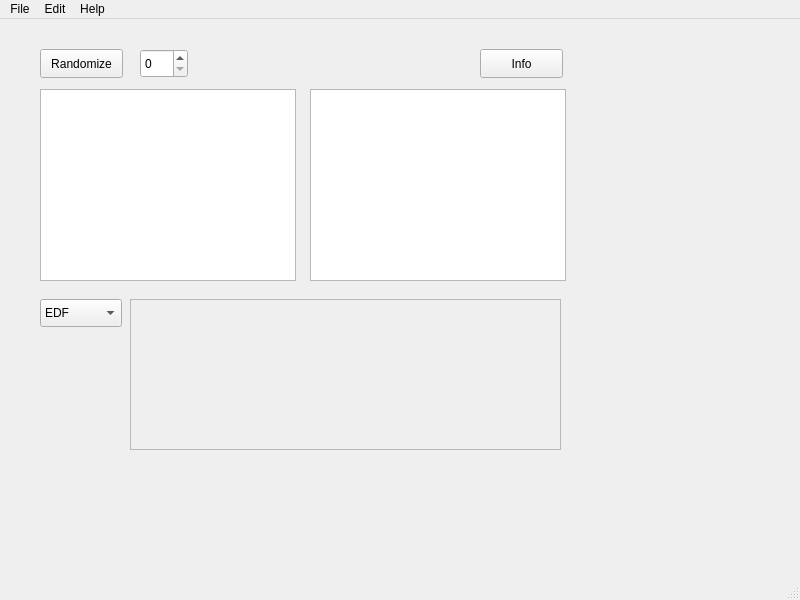
<?xml version="1.0" encoding="UTF-8"?>
<ui version="4.0">
 <class>MainWindow</class>
 <widget class="QMainWindow" name="MainWindow">
  <property name="geometry">
   <rect>
    <x>0</x>
    <y>0</y>
    <width>800</width>
    <height>600</height>
   </rect>
  </property>
  <property name="windowTitle">
   <string>RTOS Scheduling Algorithms</string>
  </property>
  <widget class="QWidget" name="centralwidget">
   <widget class="QPushButton" name="randomizeButton">
    <property name="geometry">
     <rect>
      <x>40</x>
      <y>30</y>
      <width>83</width>
      <height>29</height>
     </rect>
    </property>
    <property name="text">
     <string>Randomize</string>
    </property>
   </widget>
   <widget class="QSpinBox" name="taskNumber">
    <property name="geometry">
     <rect>
      <x>140</x>
      <y>30</y>
      <width>48</width>
      <height>29</height>
     </rect>
    </property>
   </widget>
   <widget class="QTableWidget" name="taskTable">
    <property name="geometry">
     <rect>
      <x>40</x>
      <y>70</y>
      <width>256</width>
      <height>192</height>
     </rect>
    </property>
   </widget>
   <widget class="QPushButton" name="infoButton">
    <property name="geometry">
     <rect>
      <x>480</x>
      <y>30</y>
      <width>83</width>
      <height>29</height>
     </rect>
    </property>
    <property name="text">
     <string>Info</string>
    </property>
   </widget>
   <widget class="QComboBox" name="algorithms">
    <property name="geometry">
     <rect>
      <x>40</x>
      <y>280</y>
      <width>82</width>
      <height>28</height>
     </rect>
    </property>
    <item>
     <property name="text">
      <string>EDF</string>
     </property>
    </item>
    <item>
     <property name="text">
      <string>RM</string>
     </property>
    </item>
   </widget>
   <widget class="QTextBrowser" name="logOutput">
    <property name="geometry">
     <rect>
      <x>310</x>
      <y>70</y>
      <width>256</width>
      <height>192</height>
     </rect>
    </property>
   </widget>
   <widget class="QFrame" name="taskFrame">
    <property name="geometry">
     <rect>
      <x>130</x>
      <y>280</y>
      <width>431</width>
      <height>151</height>
     </rect>
    </property>
    <property name="frameShape">
     <enum>QFrame::StyledPanel</enum>
    </property>
    <property name="frameShadow">
     <enum>QFrame::Raised</enum>
    </property>
   </widget>
  </widget>
  <widget class="QMenuBar" name="menubar">
   <property name="geometry">
    <rect>
     <x>0</x>
     <y>0</y>
     <width>800</width>
     <height>21</height>
    </rect>
   </property>
   <widget class="QMenu" name="menuFile">
    <property name="title">
     <string>File</string>
    </property>
   </widget>
   <widget class="QMenu" name="menuEdit">
    <property name="title">
     <string>Edit</string>
    </property>
   </widget>
   <widget class="QMenu" name="menuHelp">
    <property name="title">
     <string>Help</string>
    </property>
   </widget>
   <addaction name="menuFile"/>
   <addaction name="menuEdit"/>
   <addaction name="menuHelp"/>
  </widget>
  <widget class="QStatusBar" name="statusbar"/>
 </widget>
 <resources/>
 <connections/>
</ui>
